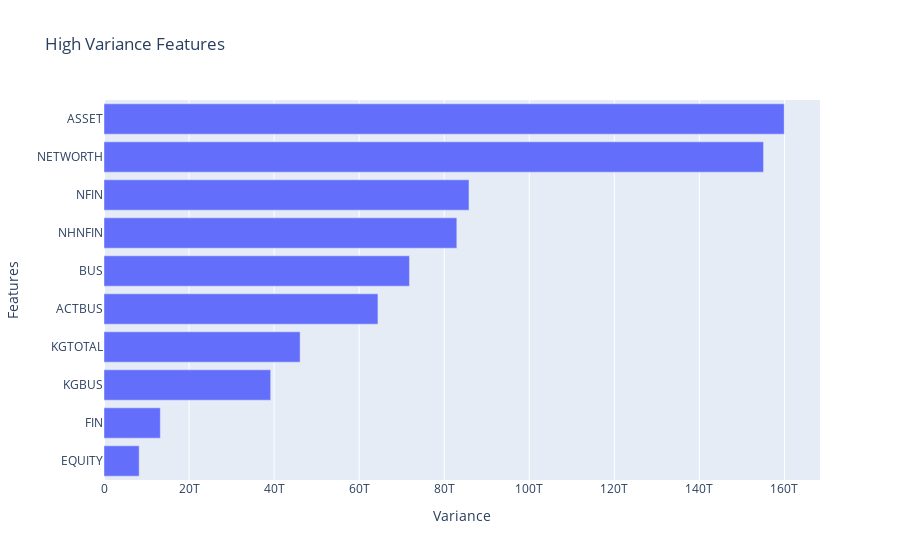

Notebook cell for this chart:
### Code cell
# lets plot that in bar-chart
fig = px.bar(
    x = top_ten_var,
    y = top_ten_var.index,
    title = "High Variance Features"
)
fig.update_layout(xaxis_title= "Variance", yaxis_title = "Features")
fig.show()

### Figure 1 — Plotly figure (JSON) as saved in the notebook; plotly's stock layout.template omitted (floating-point values rounded to 4 significant figures)
{"data": [{"alignmentgroup": "True", "hovertemplate": "x=%{x}<br>y=%{y}<extra></extra>", "legendgroup": "", "marker": {"color": "#636efa", "pattern": {"shape": ""}}, "name": "", "offsetgroup": "", "orientation": "h", "showlegend": false, "textposition": "auto", "type": "bar", "x": [8272000000000.0, 13250000000000.0, 39190000000000.0, 46120000000000.0, 64420000000000.0, 71830000000000.0, 82960000000000.0, 85820000000000.0, 155100000000000.0, 159900000000000.0], "xaxis": "x", "y": ["EQUITY", "FIN", "KGBUS", "KGTOTAL", "ACTBUS", "BUS", "NHNFIN", "NFIN", "NETWORTH", "ASSET"], "yaxis": "y"}], "layout": {"barmode": "relative", "legend": {"tracegroupgap": 0}, "title": {"text": "High Variance Features"}, "xaxis": {"anchor": "y", "domain": [0, 1], "title": {"text": "Variance"}}, "yaxis": {"anchor": "x", "domain": [0, 1], "title": {"text": "Features"}}}}
